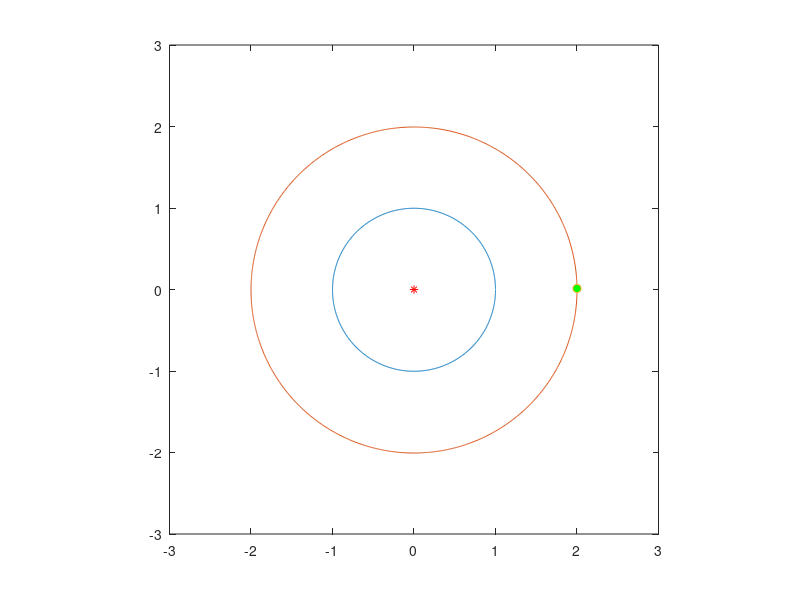

Recreate this plot in MATLAB. (Note: this script raises an error after producing the figure.)
clear
clf

%Constants
G = 1;
M = 1;


%Variables
rad = 1;
t = 0.0;
tf = 2 * pi;
timeSteps = 1000;
dt = (2 * pi)/ timeSteps;

xsave = zeros(1, timeSteps);
ysave = zeros(1, timeSteps);


%ORBIT 1 ======================================================
x = rad;
y = 0;
u = 0;
v = sqrt((G*M)/rad);

for n = 1:timeSteps
   
    r = sqrt(x^2 + y^2);
    u = u - dt*G*M * x/r^3;
    v = v - dt*G*M * y/r^3;
    x = x + dt*u;
    y = y + dt*v;
    
    xsave(n) = x;
    ysave(n) = y;
    %plot(x,y, '-b',xsave(n),ysave(n))
    
    
    %axis equal
    %axis ([-2, 2, -2, 2])
    %drawnow
    
end

plot(0,0, 'r*',xsave,ysave)
axis equal
axis([-3, 3, -3, 3])
hold on;

%ORBIT 2 ========================================================

x = 2 * rad;
y = 0;
u = 0;
v = sqrt((G*M)/(2 * rad));
dt = (5.673 * pi)/ timeSteps;


xsave1 = zeros(1, timeSteps);
ysave1 = zeros(1, timeSteps);
for n = 1:timeSteps
   
    r = sqrt(x^2 + y^2);
    u = u - dt*G*M * x/r^3;
    v = v - dt*G*M * y/r^3;
    x = x + dt*u;
    y = y + dt*v;
    
    xsave1(n) = x;
    ysave1(n) = y;
    
    
end
plot(xsave1, ysave1)
outer = plot(xsave1(1),ysave1(1), '-o','MarkerFaceColor','green');
set(0,'DefaultLegendAutoUpdate','off')

%set(0,'DefaultLegendAutoUpdate','off')
%Adds Title to Top
title('Sattelite Transferring Orbits')
xlabel('DIstance From Orbiting Body') 
ylabel('Distance From Orbiting Body')



%TRANSFER ORBIT =================================================
x = -rad;
y = 0;
u = 0;
dt = periodTrans([1, 2], G, M) / timeSteps;
v = -(sqrt((G*M)/rad) + (sqrt(4/3)-1));
for n = 1:timeSteps
   
    r = sqrt(x^2 + y^2);
    u = u - dt*G*M * x/r^3;
    v = v - dt*G*M * y/r^3;
    x = x + dt*u;
    y = y + dt*v;
    
    xsave(n) = x;
    ysave(n) = y;
    
    
end
%plot(xsave,ysave)

p = plot(x(1),y(1),'-o','MarkerFaceColor','red');
hold on
trail = plot(x(1), y(1), 'blue');
lgd = legend('Orbited Body','Orbit 1','Orbit 2','Spaceship','Satelite');
c = lgd.TextColor;
lgd.TextColor = 'black';

%sets background color to white (outside box to white)
set(gcf,'color','w');
%set background color to black (inside box)
set(gca,'Color','k')



for k = (2:length(xsave))
    if mod(k,4) == 0
    
        p.XData = xsave(k);
        p.YData = ysave(k);
        trail.XData = xsave(1:k);
        trail.YData = ysave(1:k);
        outer.XData = xsave1(k);
        outer.YData = ysave1(k);
        drawnow
    end
end


%{
x = rad;
y = 0;
u = 0;
dt = (pi * (3/2)^(3/2)) / 100;
v = sqrt((G*M)/rad) + (sqrt(4/3)-1);
for n = 1:100
   
    r = sqrt(x^2 + y^2);
    u = u - dt*G*M * x/r^3;
    v = v - dt*G*M * y/r^3;
    x = x + dt*u;
    y = y + dt*v;
    
    xsave(n) = x;
    ysave(n) = y;
    
    
    scatter(xsave(n),ysave(n))
    drawnow
    
end
%}
